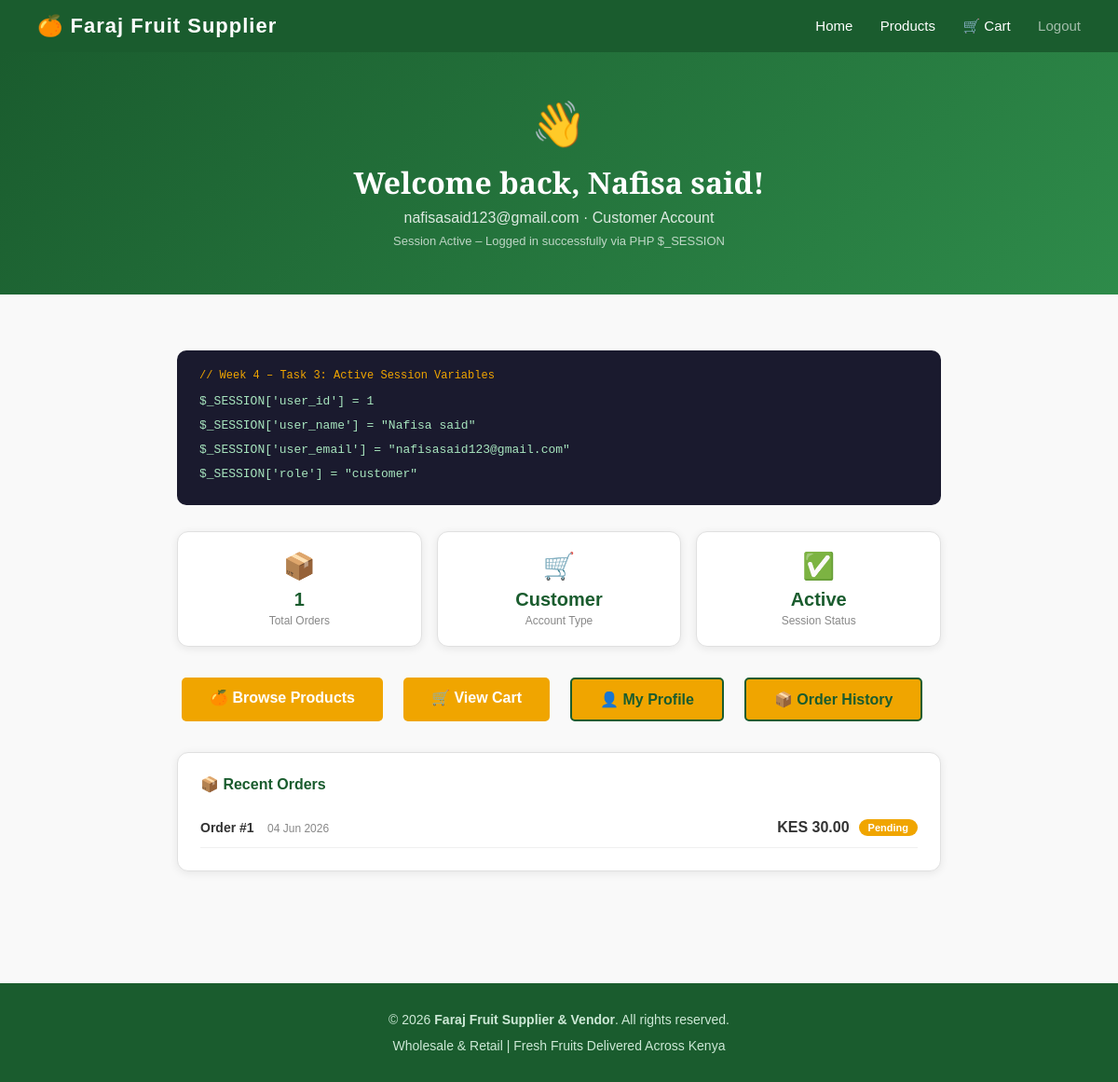
Screenshot of /Week4/dashboard.php (signed in) with the database file from the repository.
### tables this page shows
CREATE TABLE `orders` (
  `id` int(11) NOT NULL,
  `user_id` int(11) DEFAULT NULL,
  `coupon_id` int(11) DEFAULT NULL,
  `subtotal` decimal(10,2) NOT NULL,
  `discount` decimal(10,2) DEFAULT 0.00,
  `total` decimal(10,2) NOT NULL,
  `order_type` enum('retail','wholesale') DEFAULT 'retail',
  `status` enum('pending','processing','shipped','delivered','cancelled') DEFAULT 'pending',
  `notes` text DEFAULT NULL,
  `created_at` timestamp NOT NULL DEFAULT current_timestamp()
);

### Week4/dashboard.php (the view, shortened to what this page needs)
<?php
require_once 'config/db.php';
$user_id     = $_SESSION['user_id'];
$user_name   = $_SESSION['user_name'];
$user_email  = $_SESSION['user_email'];
$role        = $_SESSION['role'];
$order_count = mysqli_num_rows(mysqli_query($conn, "SELECT id FROM orders WHERE user_id=$user_id"));
$orders = mysqli_query($conn, "SELECT * FROM orders WHERE user_id=$user_id ORDER BY created_at DESC LIMIT 3");
$colors = ['pending'=>'#f0a500','processing'=>'#2196f3','shipped'=>'#9c27b0','delivered'=>'#2e8b4a','cancelled'=>'#cc0000'];
?>
<!DOCTYPE html>
<html lang="en">
<head>
  <link rel="stylesheet" href="/faraj/assets/css/style.css">
</head>
<body>
<header>
  <div class="logo">🍊 Faraj Fruit Supplier</div>
  <nav>
    <a href="/faraj/index.php">Home</a>
    <a href="/faraj/pages/products.php">Products</a>
    <a href="/faraj/pages/cart.php">🛒 Cart</a>
    <a href="logout.php" style="color:rgba(255,255,255,0.6);">Logout</a>
  </nav>
</header>
<div style="background:linear-gradient(135deg,#1a5c2e,#2e8b4a);color:white;padding:50px 40px;text-align:center;">
  <div style="font-size:48px;margin-bottom:12px;">👋</div>
  <h1 style="font-family:'Playfair Display',serif;font-size:32px;margin-bottom:8px;">
    Welcome back, <?= htmlspecialchars($user_name) ?>!
  </h1>
  <p style="opacity:0.85;font-size:16px;"><?= htmlspecialchars($user_email) ?> · <?= ucfirst($role) ?> Account</p>
  <p style="opacity:0.7;font-size:13px;margin-top:8px;">Session Active – Logged in successfully via PHP $_SESSION</p>
</div>
<div class="section" style="max-width:900px;">
  <div style="background:#1a1a2e;border-radius:10px;padding:20px 24px;margin-bottom:28px;">
    <p style="color:#f0a500;font-size:12px;font-family:monospace;margin-bottom:8px;">// Week 4 – Task 3: Active Session Variables</p>
    <p style="color:#a8e6bf;font-size:13px;font-family:monospace;line-height:2;">
      $_SESSION['user_id']    = <?= $user_id ?><br>
      $_SESSION['user_name']  = "<?= htmlspecialchars($user_name) ?>"<br>
      $_SESSION['user_email'] = "<?= htmlspecialchars($user_email) ?>"<br>
      $_SESSION['role']       = "<?= $role ?>"
    </p>
  </div>
  <div style="display:grid;grid-template-columns:repeat(3,1fr);gap:16px;margin-bottom:28px;">
    <?php foreach([
      ['📦', $order_count, 'Total Orders'],
      ['🛒', ucfirst($role), 'Account Type'],
      ['✅', 'Active', 'Session Status'],
    ] as $s): ?>
    <div style="background:white;border-radius:12px;padding:20px;text-align:center;box-shadow:0 2px 10px rgba(0,0,0,0.08);border:1px solid #e0e0e0;">
      <div style="font-size:28px;margin-bottom:8px;"><?= $s[0] ?></div>
      <div style="font-size:20px;font-weight:700;color:#1a5c2e;"><?= $s[1] ?></div>
      <div style="font-size:12px;color:#888;margin-top:4px;"><?= $s[2] ?></div>
    </div>
    <?php endforeach; ?>
  </div>
  <div style="display:flex;gap:12px;flex-wrap:wrap;margin-bottom:28px;">
    <a href="/faraj/pages/products.php" class="btn btn-primary">🍊 Browse Products</a>
    <a href="/faraj/pages/cart.php" class="btn btn-secondary">🛒 View Cart</a>
    <a href="/faraj/pages/profile.php" class="btn" style="border:2px solid #1a5c2e;color:#1a5c2e;">👤 My Profile</a>
    <a href="/faraj/pages/order_history.php" class="btn" style="border:2px solid #1a5c2e;color:#1a5c2e;">📦 Order History</a>
  </div>
  <div style="background:white;border-radius:12px;padding:24px;box-shadow:0 2px 10px rgba(0,0,0,0.08);border:1px solid #e0e0e0;">
    <h3 style="color:#1a5c2e;margin-bottom:16px;font-size:16px;">📦 Recent Orders</h3>
    <?php if ($orders && mysqli_num_rows($orders) > 0):
      while ($row = mysqli_fetch_assoc($orders)): ?>
    <div style="display:flex;justify-content:space-between;align-items:center;padding:12px 0;border-bottom:1px solid #f0f0f0;">
      <div>
        <span style="font-weight:600;font-size:14px;">Order #<?= $row['id'] ?></span>
        <span style="color:#888;font-size:12px;margin-left:10px;"><?= date('d M Y', strtotime($row['created_at'])) ?></span>
      </div>
      <div style="display:flex;gap:10px;align-items:center;">
        <span style="font-weight:600;">KES <?= number_format($row['total'],2) ?></span>
        <span style="background:<?= $colors[$row['status']] ?>;color:white;padding:3px 10px;border-radius:20px;font-size:11px;font-weight:600;"><?= ucfirst($row['status']) ?></span>
      </div>
    </div>
    <?php endwhile; else: ?>
    <p style="color:#888;text-align:center;padding:20px 0;">No orders yet. <a href="/faraj/pages/products.php" style="color:#2e8b4a;">Start shopping →</a></p>
    <?php endif; ?>
  </div>
</div>
<?php include 'includes/footer.php'; ?>

### assets/css/style.css (style rules this page uses)
* { margin: 0; padding: 0; box-sizing: border-box; }
body { font-family: Arial, sans-serif; background: #f9f9f9; color: #333; }
header { background: #1a5c2e; color: white; padding: 15px 40px; display: flex; justify-content: space-between; align-items: center; }
header .logo { font-size: 22px; font-weight: bold; letter-spacing: 1px; }
header nav a { color: white; text-decoration: none; margin-left: 25px; font-size: 15px; transition: color 0.2s; }
.btn { display: inline-block; background: #f0a500; color: white; padding: 12px 30px; border-radius: 5px; text-decoration: none; font-weight: bold; margin: 5px; transition: background 0.2s; }
.section { padding: 60px 40px; max-width: 1100px; margin: 0 auto; }

### rows the page displays
orders: id "1", created_at "04 Jun 2026", total "30.00", status "Pending"

### other values shown
$user_name "Nafisa said"
$user_email "nafisasaid123@gmail.com"
$role "Customer"
$user_id "1"
$role "customer"
$s[0] "📦"
$s[1] "1"
$s[2] "Total Orders"
$s[0] "🛒"
$s[1] "Customer"
$s[2] "Account Type"
$s[0] "✅"
$s[1] "Active"
$s[2] "Session Status"
